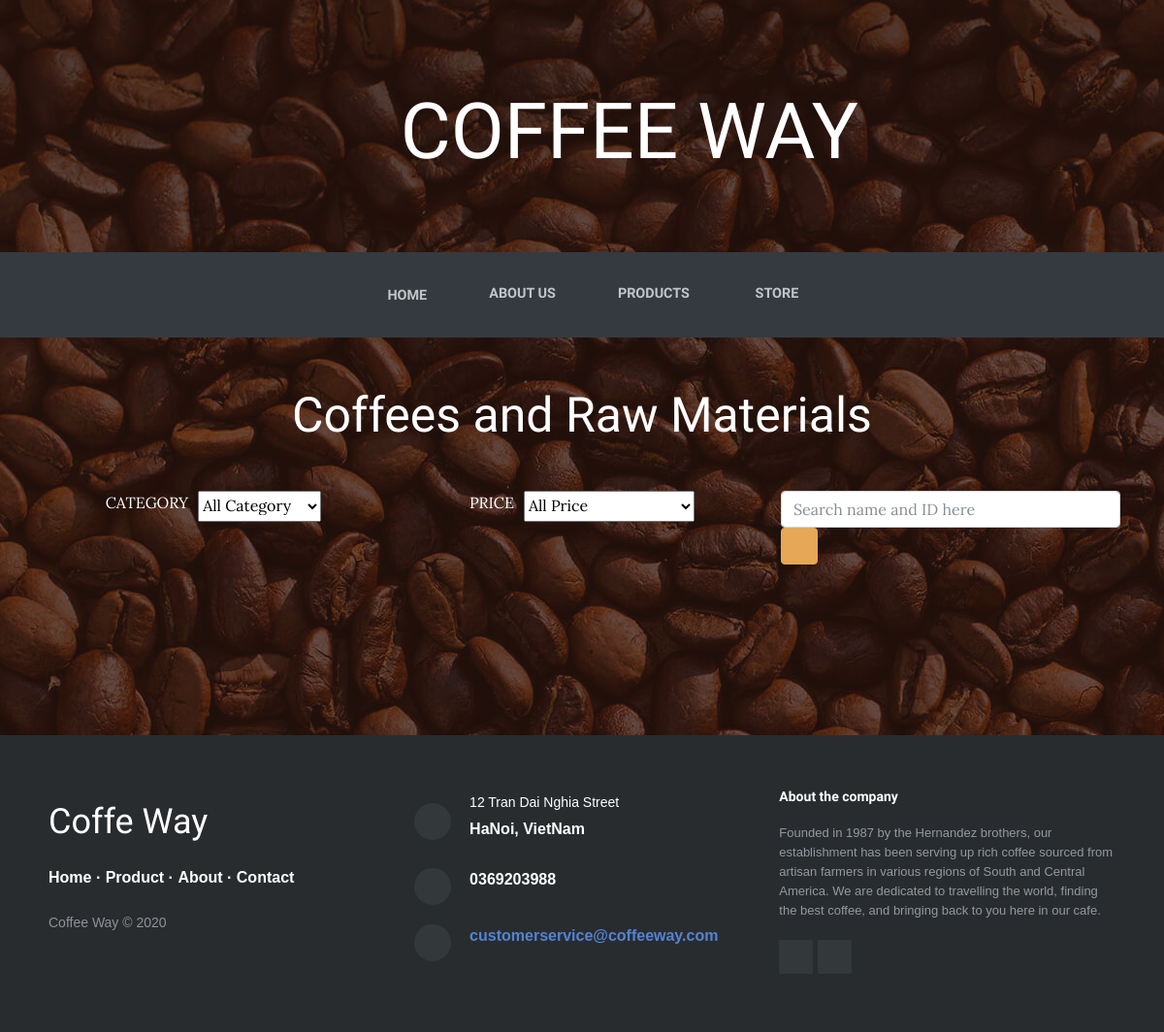
The page /products/product_coffees on the database as committed earlier.
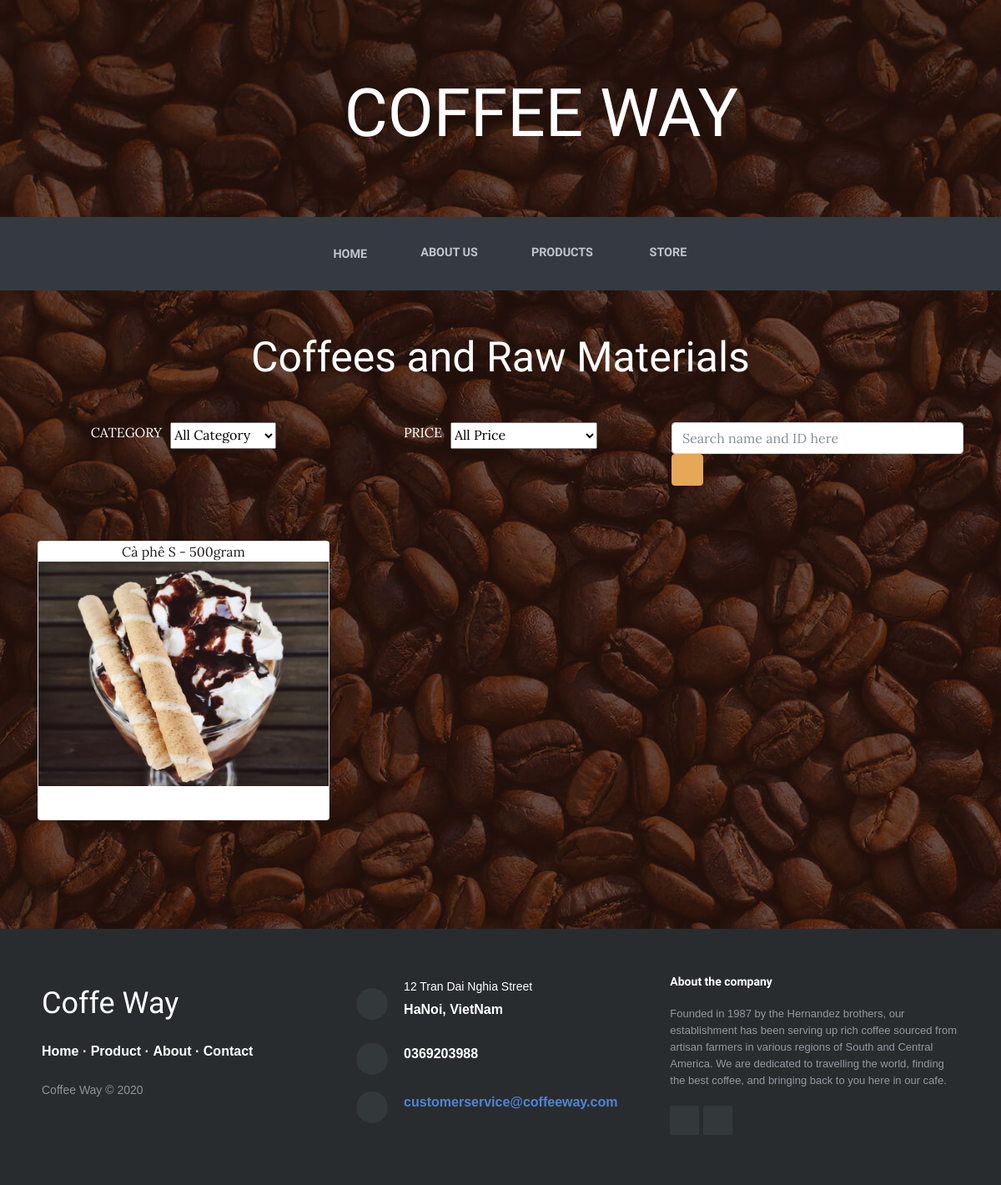
The same page on the database as committed later.
### customer_page/app.py (models this page shows)
class Products(db.Model):
    __tablename__ = 'PRODUCTS'
    ID = db.Column(db.String(100), primary_key=True)
    name = db.Column(db.String(100))
    price = db.Column(db.Integer)
    description = db.Column(db.String(1000))
    linkimg = db.Column(db.String(100))
    category = db.Column(db.String(100))
    amount = db.Column(db.Integer)
    brand = db.Column(db.String(100))
    lock = db.Column(db.Integer)

### customer_page/app.py (the view, shortened to what this page needs)
@app.route('/products/product_coffees', methods=['GET', 'POST'])
def coffees():
    time = datetime.datetime.now().strftime("%y-%m-%d")
    check = Count_Visit.query.filter_by(date_visit=time).first()
    if check is None:
        new_count = Count_Visit(date_visit=time, web_home=0, web_about=0,
                                web_store=0, web_booking=0, web_coffeesraw=1, web_machinery=0)
        db.session.add(new_count)
        db.session.commit()
    else:
        check.web_coffeesraw = check.web_coffeesraw + 1
        db.session.commit()
    if request.method == 'GET':
        products = Products.query.filter(Products.lock == 0)
        lst_products = []
        for product in products:
            if "RW" in product.ID:
                lst_products.append(product)
        return render_template('product_coffees.html', products=lst_products, user=current_user.get_id(), search=True)

### customer_page/templates/product_coffees.html (shortened to what this page needs)
{% extends "base.html" %}
{% block content %}
    <h1 class="text-center text-white d-none d-lg-block site-heading"><span class="site-heading-lower"><i class="icon ion-coffee" style="font-size: 100px;"></i>&nbsp;coffee way</span></h1>
    <nav class="navbar navbar-light navbar-expand-lg bg-dark py-lg-4" id="mainNav" style="margin-bottom: 50px;">
        <div class="container">
            <div class="collapse navbar-collapse" id="navbarResponsive">
                <ul class="nav navbar-nav mx-auto">
                    <li class="nav-item" role="presentation"><a class="nav-link" href="/"><i class="fa fa-home" style="font-size: 20px;"></i>&nbsp; Home</a></li>
                    <li class="nav-item" role="presentation"><a class="nav-link" href="/about" style="color: rgba(255,255,255,0.7);">About us</a></li>
                    <li class="nav-item" role="presentation"><a class="nav-link" href="/products">Products</a></li>
                    <li class="nav-item" role="presentation"><a class="nav-link" href="/store">&nbsp;Store</a></li>
                </ul>
            </div>
        </div>
    </nav>
    <h1 style="color: #fff;font-family: Cookie, cursive;text-align: center;font-size: 50PX;">Coffees and Raw Materials</h1>
    {% if search %}
    <form action = "http://localhost:5000/products/product_coffees" method='POST' enctype = "multipart/form-data" style="padding-top: 20px;padding-bottom: 20px;">
        <div class="container" style="margin-top: 20px;">
            <div class="row">
                <div class="col-md-4 offset-md-0">
                    <div class="form-group text-break d-md-flex justify-content-md-center"><label class="text-uppercase" style="margin-right: 10px;color: #ffff;">Category</label>
                        <select name="Category">
                            <option value="All" selected>All Category</option>
                        </select></div>
                </div>
                <div class="col-md-4 offset-md-0">
                    <div class="form-group text-break d-md-flex justify-content-md-center"><label class="text-uppercase" style="margin-right: 10px;color: #ffff;">Price</label>
                        <select name="Price">
                        <option value="All" selected>All Price</option>
                    </select></div>
                </div>
                <div class="col-md-4 offset-md-0">
                        <div class="form-group"><input type="text" class="form-control" placeholder="Search name and ID here" name="search"/><button class="btn btn-primary" type="submit"><i class="fa fa-search"></i></button></div>
                </div>
            </div>
        </div>
    </form>
    {% endif %}
    <section>
        <div>
            <div class="container">
                <div class="row" style="padding-bottom: 30px; margin-top: 30px;">
                    {% for row in products %}
                    <td>
                        <div class="col-sm-4" style="margin-bottom: 20px;">
                            <div class="card"><a class="text-center" href="/productDescription?ID={{row.ID}}" style="color: #221d1d;">{{row.name}}<img class="img-fluid" src="{{row.linkimg}}" /></a>
                                <div class="card-body">
                                </div>
                            </div>
                        </div>
                    </td>
                    {% endfor %}
                </div>
            </div>
        </div>
    </section>
{% endblock %}

### customer_page/templates/base.html (shortened to what this page needs)
<!DOCTYPE html>
<html>
<head>
    <link rel="stylesheet" href="{{url_for('static', filename='bootstrap/css/bootstrap.min.css')}}">
    <link rel="stylesheet" href="{{url_for('static', filename='fonts/font-awesome.min.css')}}">
    <link rel="stylesheet" href="{{url_for('static', filename='fonts/ionicons.min.css')}}">
    <link rel="stylesheet" href="{{url_for('static', filename='fonts/simple-line-icons.min.css')}}">
    <link rel="stylesheet" href="https://cdnjs.cloudflare.com/ajax/libs/aos/2.2.0/aos.css">
    <link rel="stylesheet" href="https://cdnjs.cloudflare.com/ajax/libs/lightbox2/2.8.2/css/lightbox.min.css">
    <link rel="stylesheet" href="{{url_for('static', filename='css/Login-Form-Clean.css')}}">
    <link rel="stylesheet" href="{{url_for('static', filename='css/Login-Form-Dark.css')}}">
    <link rel="stylesheet" href="{{url_for('static', filename='css/Pretty-Footer.css')}}">
    <link rel="stylesheet" href="{{url_for('static', filename='css/Registration-Form-with-Photo.css')}}">
</head>
<body style="background:linear-gradient(rgba(47, 23, 15, 0.65), rgba(47, 23, 15, 0.65)), url('/static/img/bg.jpg');">
    {% block content %}{% endblock %}
    <footer>
        <div class="row">
            <div class="col-sm-6 col-md-4 footer-navigation">
                <h3><a href="#">Coffe Way&nbsp;&nbsp;<i class="icon ion-coffee" style="font-size: 50px;"></i>&nbsp;</a>
                </h3>
                <p class="links"><a href="/">Home</a><strong> · </strong><a
                        href="/products">Product</a><strong> · </strong><a href="/about">About</a><strong> · </strong><a href="/about/sales">Contact</a></p>
                <p class="company-name">Coffee Way © 2020 </p>
            </div>
            <div class="col-sm-6 col-md-4 footer-contacts">
                <div><span class="fa fa-map-marker footer-contacts-icon"> </span>
                    <p><span class="new-line-span">12 Tran Dai Nghia Street</span> HaNoi, VietNam</p>
                </div>
                <div><i class="fa fa-phone footer-contacts-icon"></i>
                    <p class="footer-center-info email text-left">0369203988</p>
                </div>
                <div><i class="fa fa-envelope footer-contacts-icon"></i>
                    <p> <a href="#" target="_blank">customerservice@coffeeway.com</a></p>
                </div>
            </div>
            <div class="col-md-4 footer-about">
                <h4>About the company</h4>
                <p> Founded in 1987 by the Hernandez brothers, our establishment has been serving up rich coffee sourced from artisan farmers in various regions of South and Central America. We are dedicated to travelling the world, finding the best coffee, and bringing back to you here in our cafe. </p>
                <div class="social-links social-icons"><a href="https://www.facebook.com/groups/234053657927282/?source=unknown"><i class="fa fa-facebook"></i></a><a href="https://github.com/jurgendn/Coffee_Project"><i
                            class="fa fa-github"></i></a></div>
            </div>
        </div>
    </footer>
</body>
</html>

### customer_page/static/css/Pretty-Footer.css (style rules this page uses)
footer { background-color: #292c2f; box-shadow: 0 1px 1px 0 rgba(0, 0, 0, 0.12); box-sizing: border-box; width: 100%; text-align: left; font: bold 16px sans-serif; padding: 55px 50px; margin-top: 80px; bottom: 0; color: #fff; }
.footer-navigation h3 { margin: 0; font: normal 36px Cookie, cursive; margin-bottom: 20px; color: #fff; }
.footer-navigation h3 a { text-decoration: none; color: #fff; }
.footer-navigation p.links a { color: #fff; text-decoration: none; }
.footer-navigation p.company-name { color: #8f9296; font-size: 14px; font-weight: normal; margin-top: 20px; }
.footer-contacts p { display: inline-block; color: #ffffff; vertical-align: middle; }
.footer-contacts p a { color: #5383d3; text-decoration: none; }
.fa.footer-contacts-icon { background-color: #33383b; color: #fff; font-size: 18px; width: 38px; height: 38px; border-radius: 50%; text-align: center; line-height: 38px; margin: 10px 15px 10px 0; }
span.new-line-span { display: block; font-weight: normal; display: block; font-weight: normal; font-size: 14px; line-height: 2; }
.footer-about h4 { display: block; color: #fff; font-size: 14px; font-weight: bold; margin-bottom: 20px; }
.footer-about p { line-height: 20px; color: #92999f; font-size: 13px; font-weight: normal; margin: 0; }
div.social-links { margin-top: 20px; color: #fff; }
.social-links a { display: inline-block; width: 35px; height: 35px; cursor: pointer; background-color: #33383b; border-radius: 2px; font-size: 20px; color: #ffffff; text-align: center; line-height: 35px; margin-right: 5px; margin-bottom: 5px; }

Rows that differ between the two databases and show on the page:
now on this page (row edited): Products: name "Cà phê S - 500gram", linkimg (picture)
